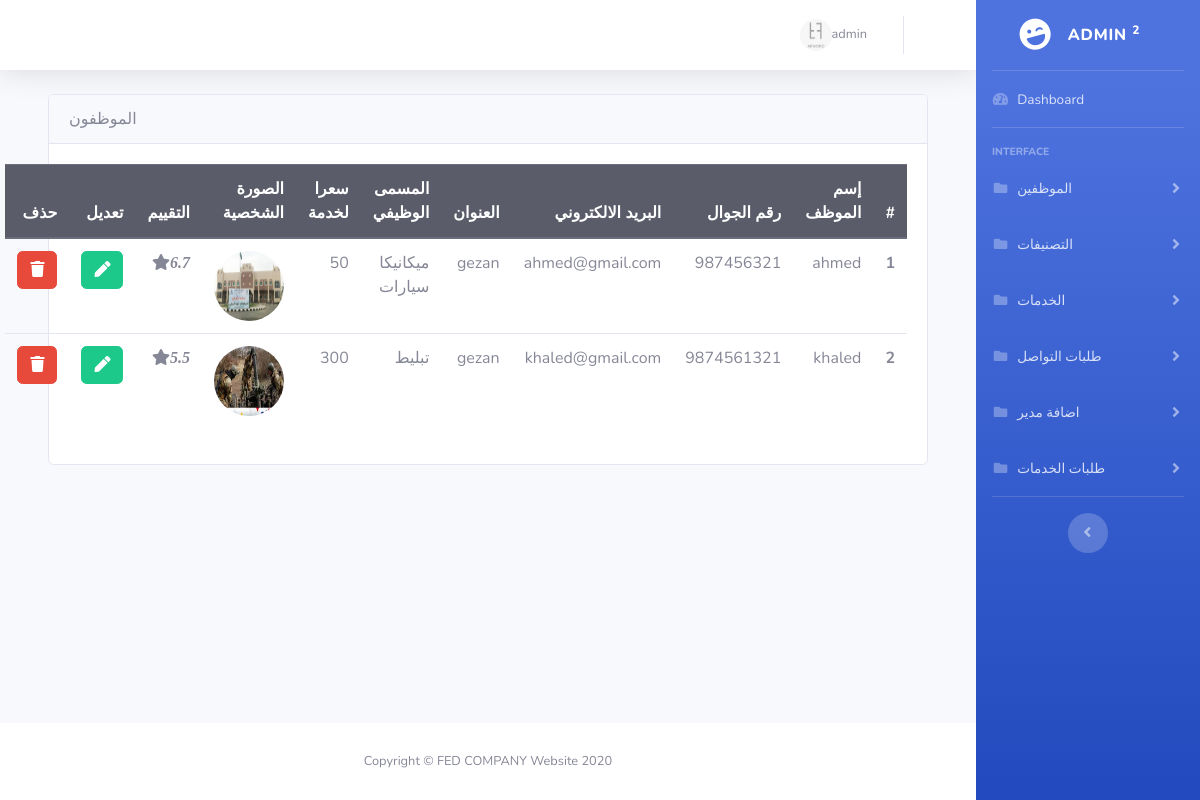
The app's page /admin/users/index.php (signed in) with its own data.
### tables this page shows
CREATE TABLE `users` (
  `id` bigint(20) NOT NULL,
  `username` varchar(100) NOT NULL,
  `password` varchar(100) NOT NULL,
  `phone` varchar(15) NOT NULL,
  `email` varchar(100) NOT NULL,
  `address` varchar(100) NOT NULL,
  `avatar` varchar(100) NOT NULL,
  `services_id` bigint(20) NOT NULL,
  `service_price` float NOT NULL,
  `rating` float NOT NULL DEFAULT 0,
  `timestamp` date NOT NULL DEFAULT current_timestamp()
);

CREATE TABLE `services` (
  `id` bigint(20) NOT NULL,
  `name` varchar(100) NOT NULL,
  `desc` text NOT NULL,
  `image` varchar(100) NOT NULL,
  `category_id` bigint(20) NOT NULL,
  `timestamp` date NOT NULL DEFAULT current_timestamp()
);

### admin/users/index.php (the view)
<?php
include_once("../header.php");
?>
<div class="container">
    <div class="card">
        <div class="card-header">
            الموظفون
        </div>
        <div class="card-body">
            <table class="table" style="text-align: right;">
                <thead class="thead-dark">
                    <tr>
                        <th scope="col">#</th>
                        <th scope="col">إسم الموظف</th>
                        <th scope="col">رقم الجوال</th>
                        <th scope="col">البريد الالكتروني</th>
                        <th scope="col">العنوان</th>
                        <th scope="col">المسمى الوظيفي</th>
                        <th scope="col">سعرا لخدمة</th>
                        <th scope="col">الصورة الشخصية</th>
                        <th scope="col">التقييم</th>
                        <th scope="col">تعديل</th>
                        <th scope="col">حذف</th>
                    </tr>
                </thead>
                <tbody>
                    <?php
                    $select_emp = $conn->prepare("SELECT users.* , AVG(rating.rate)AS rate FROM `users`
                    INNER JOIN rating ON rating.rate_id = users.id
                    GROUP BY users.id ");
                    $select_emp->execute();
                    $serivce="";
                    if ($select_emp->rowCount() > 0) {
                        $i = 1;
                        while ($fetch_emp = $select_emp->fetch(PDO::FETCH_ASSOC)) {
                            $services_id = $fetch_emp['services_id'];
                            $select_service = $conn->prepare("SELECT name FROM `services` WHERE id=?");
                            $select_service->execute([$services_id]);
                            if ($select_service->rowCount() > 0) {
                                while ($fetch_service = $select_service->fetch(PDO::FETCH_ASSOC)) {
                                    $serivce=$fetch_service['name'];
                                }
                            }
                    ?>
                            <tr>
                                <th scope="row"><?= $i ?></th>
                                <td><?= $fetch_emp['username'] ?></td>
                                <td><?= $fetch_emp['phone'] ?></td>
                                <td><?= $fetch_emp['email'] ?></td>
                                <td><?= $fetch_emp['address'] ?></td>
                                <td><?= $serivce ?></td>
                                <td><?= $fetch_emp['service_price'] ?></td>
                                <td><img src="../../controller/uploaded_img/<?=$fetch_emp['avatar']?>" width="70" height="70" style="border-radius:50% ;"> </td>
                                <td><?php echo '<i class="fa fa-star"><i>' .round($fetch_emp['rate'] , 1) ?></td>
                                <td>
                                    <a href="edit.php?update=<?=$fetch_emp['id']; ?>" class=" btn btn-success">
                                        <i class="fa fa-pen"></i>
                                    </a>
                                </td>
                                <td>
                                    <a href="delete_emp.php?delete=<?= $fetch_emp['id']; ?>" class=" btn btn-danger">
                                        <i class="fa fa-trash"></i>
                                    </a>
                                </td>
                            </tr>
                    <?php
                            $i++;
                        }
                    } else {
                        echo '<p class="empty">لا يوجد موظفين</p>';
                    }
                    ?>
                </tbody>
            </table>
        </div>
    </div>
</div>
<?php
include_once("../footer.php");
?>

### admin/header.php (shortened to what this page needs)
<?php
include_once("../../database/connect.php");
$type = $_SESSION['type'];
$email = $_SESSION['email'];
if ($type == 'admin') {
    $select_user = $conn->prepare("SELECT name,avatar FROM `admin` WHERE email = ? ");
    $select_user->execute([$email]);
    if ($select_user->rowCount() > 0) {
        while ($row = $select_user->fetch(PDO::FETCH_ASSOC)) {
            $name = $row['name'];
            $avatar = $row['avatar'];
        }
    }
}
?>
<!DOCTYPE html>
<html lang="en" dir="rtl">
<head>
    <link href="../vendor/fontawesome-free/css/all.min.css" rel="stylesheet" type="text/css">
    <link href="../css/sb-admin-2.min.css" rel="stylesheet">
</head>
<body id="page-top">
    <div id="wrapper">
        <ul class="navbar-nav bg-gradient-primary sidebar sidebar-dark accordion" style="direction:ltr;text-align:right" id="accordionSidebar">
            <a class="sidebar-brand d-flex align-items-center justify-content-center" href="../home/index.php">
                <div class="sidebar-brand-icon rotate-n-15">
                    <i class="fas fa-laugh-wink"></i>
                </div>
                <div class="sidebar-brand-text mx-3"> Admin <sup>2</sup></div>
            </a>
            <hr class="sidebar-divider my-0">
            <li class="nav-item">
                <a class="nav-link" href="../home/index.php">
                    <i class="fas fa-fw fa-tachometer-alt"></i>
                    <span>Dashboard</span></a>
            </li>
            <hr class="sidebar-divider">
            <div class="sidebar-heading">
                Interface
            </div>
            <?php
            if ($type == 'admin') {
            ?>
                <li class="nav-item">
                    <a class="nav-link collapsed" href="#" data-toggle="collapse" data-target="#collapseUtilities1" aria-expanded="true" aria-controls="collapseUtilities">
                        <i class="fas fa-fw fa-folder"></i>
                        <span>الموظفين</span>
                    </a>
                </li>
            <?php
            } else {
            }
            if ($type == 'admin') {
            ?>
                <li class="nav-item">
                    <a class="nav-link collapsed" href="#" data-toggle="collapse" data-target="#collapseUtilities2" aria-expanded="true" aria-controls="collapseUtilities">
                        <i class="fas fa-fw fa-folder"></i>
                        <span>التصنيفات</span>
                    </a>
                </li>
            <?php
            } else {
            }
            if ($type == 'admin') {
            ?>
                <li class="nav-item">
                    <a class="nav-link collapsed" href="#" data-toggle="collapse" data-target="#collapseUtilities3" aria-expanded="true" aria-controls="collapseUtilities">
                        <i class="fas fa-fw fa-folder"></i>
                        <span>الخدمات</span>
                    </a>
                </li>
            <?php
            } else {
            }
            if ($type == 'admin') {
            ?>
                <li class="nav-item">
                    <a class="nav-link collapsed" href="#" data-toggle="collapse" data-target="#collapseUtilities4" aria-expanded="true" aria-controls="collapseUtilities">
                        <i class="fas fa-fw fa-folder"></i>
                        <span>طلبات التواصل</span>
                    </a>
                </li>
            <?php
            }          if ($type == 'admin') {
                ?>
                    <li class="nav-item">
                        <a class="nav-link collapsed" href="#" data-toggle="collapse" data-target="#add_admin" aria-expanded="true" aria-controls="collapseUtilities">
                            <i class="fas fa-fw fa-folder"></i>
                            <span>اضافة مدير</span>
                        </a>
                    </li>
                <?php
                }else {
            }
            ?>
            <li class="nav-item">
                <a class="nav-link collapsed" href="#" data-toggle="collapse" data-target="#collapseUtilities5" aria-expanded="true" aria-controls="collapseUtilities">
                    <i class="fas fa-fw fa-folder"></i>
                    <span>طلبات الخدمات</span>
                </a>
            </li>
            <hr class="sidebar-divider d-none d-md-block">
            <div class="text-center d-none d-md-inline">
                <button class="rounded-circle border-0" id="sidebarToggle"></button>
            </div>
        </ul>
        <div id="content-wrapper" class="d-flex flex-column">
            <div id="content">
                <nav class="navbar navbar-expand navbar-light bg-white topbar mb-4 static-top shadow">
                    <ul class="navbar-nav ml-auto">
                        <li class="nav-item dropdown no-arrow">
                            <a class="nav-link dropdown-toggle" href="#" id="userDropdown" role="button" data-toggle="dropdown" aria-haspopup="true" aria-expanded="false">
                                <span class="mr-2 d-none d-lg-inline text-gray-600 small"><?= $name ?></span>
                                <img class="img-profile rounded-circle" src="../../controller/uploaded_img/<?= $avatar ?>">
                            </a>
                        </li>
                    </ul>
                </nav>
                <div class="container-fluid">

### records on screen
users: username "ahmed", phone "987456321", email "ahmed@gmail.com", address "gezan", services.name "ميكانيكا سيارات", service_price "50", avatar (picture), rate "6.7"
users: username "khaled", phone "9874561321", email "khaled@gmail.com", address "gezan", services.name "تبليط", service_price "300", avatar (picture), rate "5.5"

### other values on screen
$name "admin"
